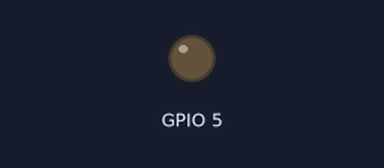
The sketch below on a simulated ESP8266 (NodeMCU). On the bench: output pins drawn as LEDs (lit = HIGH). What the sketch prints to the serial monitor is not drawn. At 4.0 s the program puts the board to deep sleep or switches it off; the recording ends there.

Above: at 0.1 s.
At 2.1 s:
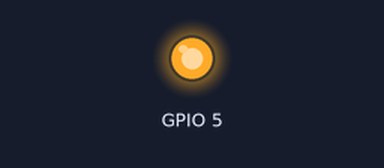
Timing chart, 0 to 3.6 s (numbered marks = the images above):
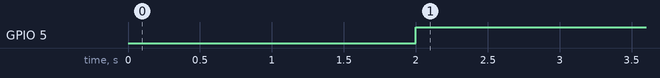

The sketch:

Deep_sleep_mode.ino
```cpp
//connect rst pin to D0
#include <ESP8266WiFi.h>
#define SLEEP_DELAY_IN_SECONDS  30
void setup()
{
  Serial.begin(9600);
  Serial.println("wake up");
  pinMode(5, OUTPUT);
}

void loop()
{
  digitalWrite(5, LOW);
  delay(2000);
  digitalWrite(5, HIGH);
  delay(2000);
  ESP.deepSleep(10000000, WAKE_RF_DEFAULT); // Sleep for 10 seconds

}
```

Measured:
- by itself, GPIO 5: LOW → HIGH at 2.0 s
